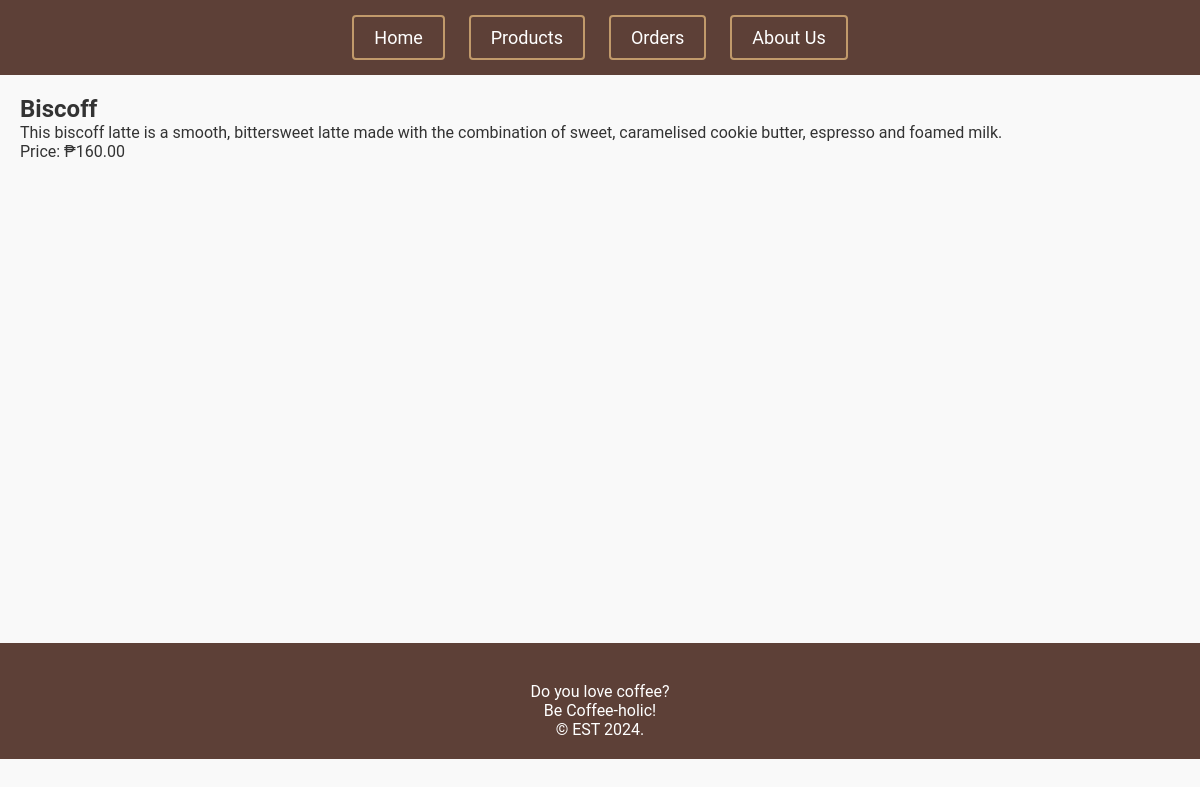
The page /products/1/ on the database its author committed.
### caffeine/models.py (models this page shows, shortened)
class BaseModel(models.Model):
    created_at = models.DateTimeField(auto_now_add=True, db_index=True)
    updated_at = models.DateTimeField(auto_now=True)
    class Meta:
        abstract = True

class Product(BaseModel):
    name = models.CharField(max_length=200)
    description = models.TextField()
    category = models.ForeignKey(Category, on_delete=models.CASCADE)
    price = models.DecimalField(max_digits=10, decimal_places=2)

### caffeine/views.py (the view)
# urls.py: path('products/<int:pk>/', views.ProductDetailView.as_view(), name='product_detail'),
class ProductDetailView(DetailView):
    model = Product
    template_name = 'product_detail.html'
    context_object_name = 'product'
    def get(self, request, *args, **kwargs):
        return super().get(request, *args, **kwargs)

### caffeine/templates/product_detail.html (shortened to what this page needs)
{% extends 'base.html' %}
{% block content %}
  <div class="card">
    <div class="card-body">
      <h2 class="card-title">{{ product.name }}</h2>
      <p class="card-text">{{ product.description }}</p>
      <p class="card-text">Price: ₱{{ product.price }}</p>
    </div>
  </div>
{% endblock %}

### caffeine/static/css/style.css (style rules this page uses)
body, h1, h2, h3, p, ul, ol, li { margin: 0; padding: 0; }
body { font-family: 'Roboto Slab', sans-serif; background-color: #F5EFE6; }
h2 { color: #333; }
body { font-family: 'Roboto', sans-serif; background-color: #f9f9f9; color: #333; }

### rows shown on the page
Product: name "Biscoff", description "This biscoff latte is a smooth, bittersweet latte made with the combination of sweet, caramelised cookie butter, espresso and foamed milk.", price "160.00"
